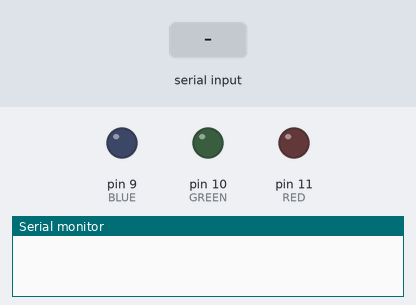
The sketch below on a simulated Arduino Uno, built with avr-gcc and run on an emulated ATmega328P. On the bench: output pins drawn as LEDs (lit = HIGH), the last lines printed to the serial monitor. Inputs (shaded band) come from the test bench.

Above: at 1.2 s.
1.3 s: "1" received over Serial
At 2.3 s:
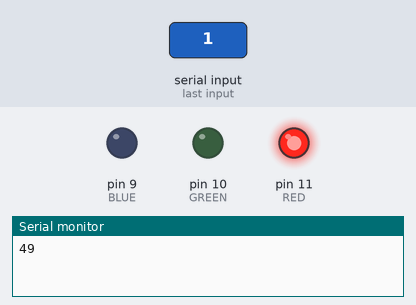
2.8 s: "2" received over Serial
At 3.5 s:
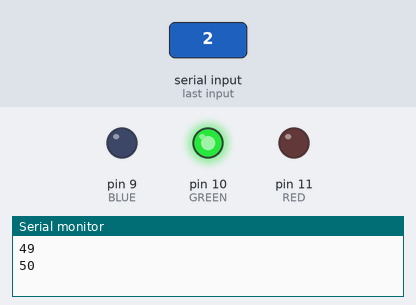
4.3 s: "3" received over Serial
At 4.6 s:
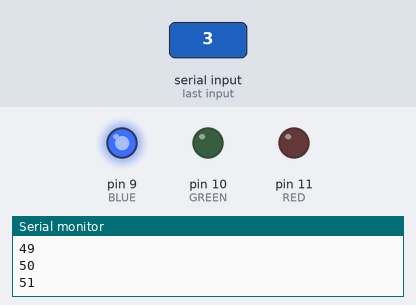
5.8 s: "0" received over Serial
At 6.9 s:
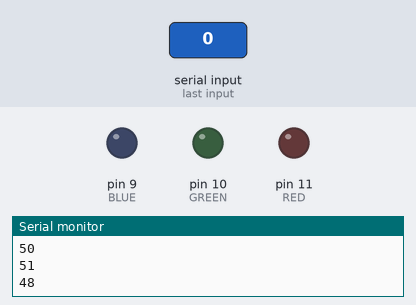
Timing chart, 0 to 8.3 s (numbered marks = the images above; inputs shaded):
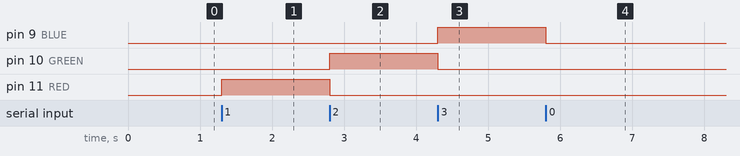

Measured:
- after the input at 1.3 s, pin 11 (RED): LOW → HIGH at once
- after the input at 2.8 s, pin 10 (GREEN): LOW → HIGH at once; pin 11 (RED): HIGH → LOW at once
- after the input at 4.3 s, pin 9 (BLUE): LOW → HIGH at once; pin 10 (GREEN): HIGH → LOW at once
- after the input at 5.8 s, pin 9 (BLUE): HIGH → LOW at once

The sketch:

Serial_test.ino
```cpp
#define RED 11
#define GREEN 10
#define BLUE 9

void setup() {
  Serial.begin(9600);
  pinMode(RED,OUTPUT);
  pinMode(GREEN,OUTPUT);
  pinMode(BLUE,OUTPUT);
}

void loop() {

  if(Serial.available() > 0){
    int data = Serial.read();
    // 데이터가 제대로 수신됐는 지 ECHO 기능 설정
    Serial.println(data);
    if(data== '1'){
      digitalWrite(RED,HIGH);
      digitalWrite(GREEN,LOW);
      digitalWrite(BLUE,LOW);

    }
    else if(data == '2'){
      digitalWrite(RED,LOW);
      digitalWrite(GREEN,HIGH);
      digitalWrite(BLUE,LOW);
    }
    else if(data == '3'){
      digitalWrite(RED,LOW);
      digitalWrite(GREEN,LOW);
      digitalWrite(BLUE,HIGH);
    }
    else {
      digitalWrite(RED,LOW);
      digitalWrite(GREEN,LOW);
      digitalWrite(BLUE,LOW);

    }
  }


}
```
